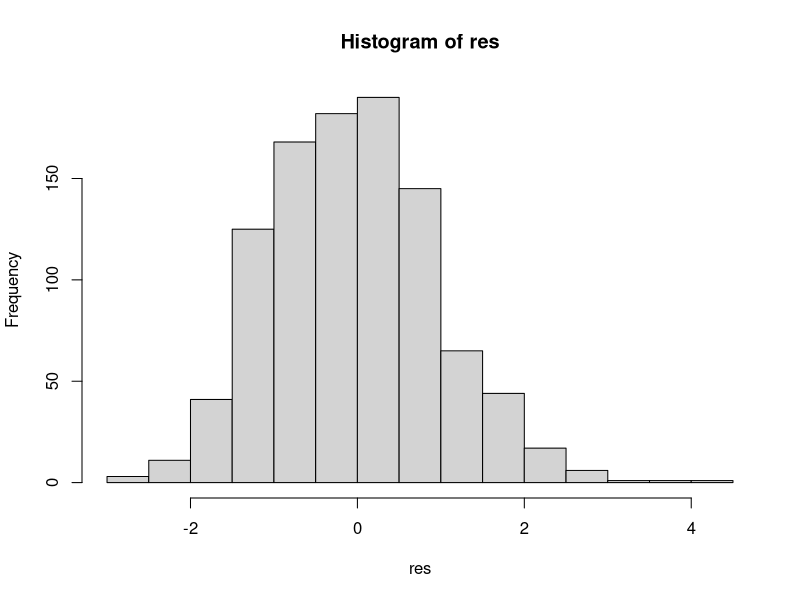

Reproduce this figure in R.
## ---- chunk 1
nosim <- 1000
cfunc <- function(x,n) sqrt(n)* (mean(x)-5)/5

my.matrix <- NULL
for (i in 1 : nosim ) my.matrix = rbind(my.matrix, rexp(40,rate=0.2))
res <- apply(my.matrix,1,cfunc,40)
hist(res)
mean(res)
sd(res)

## ---- chunk 2
library(data.table)
data("ToothGrowth")
tooth_growth <- data.table(ToothGrowth)
str(tooth_growth)
summary(tooth_growth)
dataOJ <- subset(tooth_growth,tooth_growth$supp=="OJ")
dataVC <- subset(tooth_growth,tooth_growth$supp=="VC")
sd1 <- sd(dataVC$len)
sd2 <- sd(dataOJ$len)
df <- ((sd1^2+sd2^2)/30)^2/(((sd1^2/30)^2+(sd2^2/30)^2)/29)
mu1 <- mean(dataVC$len)
mu2 <- mean(dataOJ$len)
upper <- mu2-mu1+qt(0.975,55)*(sqrt((sd1^2+sd2^2)/30))
lowert <- mu2-mu1-qt(0.975,55)*(sqrt((sd1^2+sd2^2)/30))
## ---- chunk 3
t.test(dataOJ$len,dataVC$len,paired=FALSE,var.equal = FALSE)

